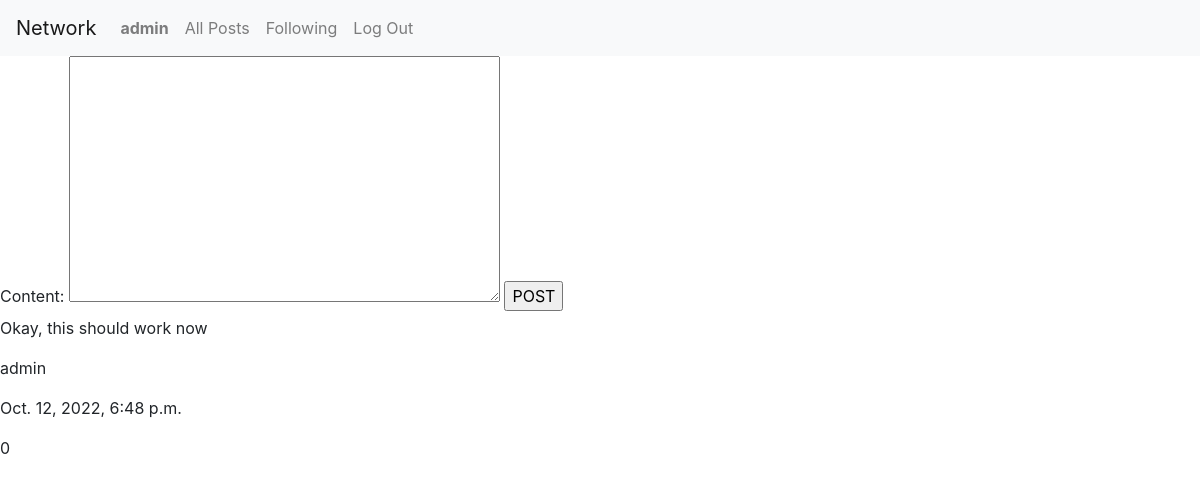
/ (signed in), run on an earlier commit of the app's database.
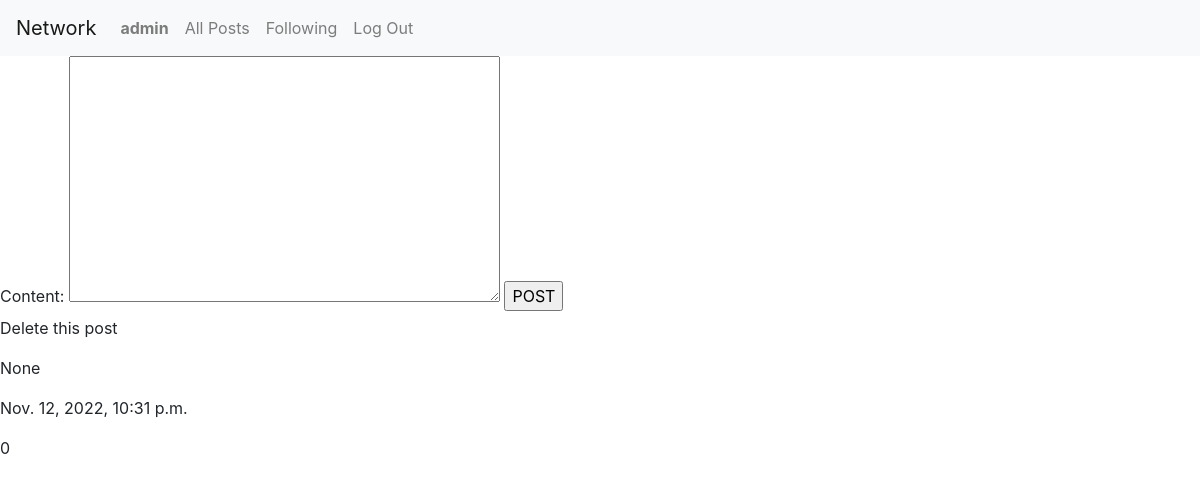
And on a later commit of the database.
### network/models.py (models this page shows, shortened)
class Post(models.Model):
    content = models.TextField()
    poster = models.ForeignKey('User', on_delete=models.SET_NULL, null=True, related_name="own_posts")
    creation_date = models.DateTimeField(auto_now_add=True)
    def get_likes(self):
        return self.likes.all().count()
    def get_posts(type, user=None):
        posts = Post.objects.all().order_by('-creation_date')
        if type == 'ALL': return posts
        if type == 'OWN': pass
        if type == 'FOLLOWING': pass

class User(AbstractUser):
    following = models.ManyToManyField('User', blank=True, related_name='followers')

### network/views.py (the view)
# urls.py: path("", views.index, name="index"),
def index(request):
    posts = Post.get_posts(type='ALL')
    return render(request, "network/index.html", {
        'form': PostForm(),
        'posts': posts,
    })

### network/forms.py
class PostForm(ModelForm):
    class Meta:
        model = Post
        fields = ['content',]

### network/templates/network/index.html (shortened to what this page needs)
{% extends "network/layout.html" %}
{% load static %}
{% block body %}
    {% if user.is_authenticated %}
        <div id="new_post">
            <form action="{% url 'create_post' %}" method="POST">
                {{ form }}
                <input type="submit" value="POST">
            </form>
        </div>
    {% endif %}
    {% for post in posts %}
        <p>{{ post.content }}</p>
        <p>{{ post.poster }}</p>
        <p>{{ post.creation_date }}</p>
        <p>{{ post.get_likes }}</p>
    {% endfor %}
{% endblock %}

What changed in the data, as far as the page shows it:
removed Post: content "Okay, this should work now", poster "admin", creation_date "Oct. 12, 2022, 6:48 p.m.", get_likes "0"
added Post: content "Delete this post", poster "None", creation_date "Nov. 12, 2022, 10:31 p.m.", get_likes "0"
